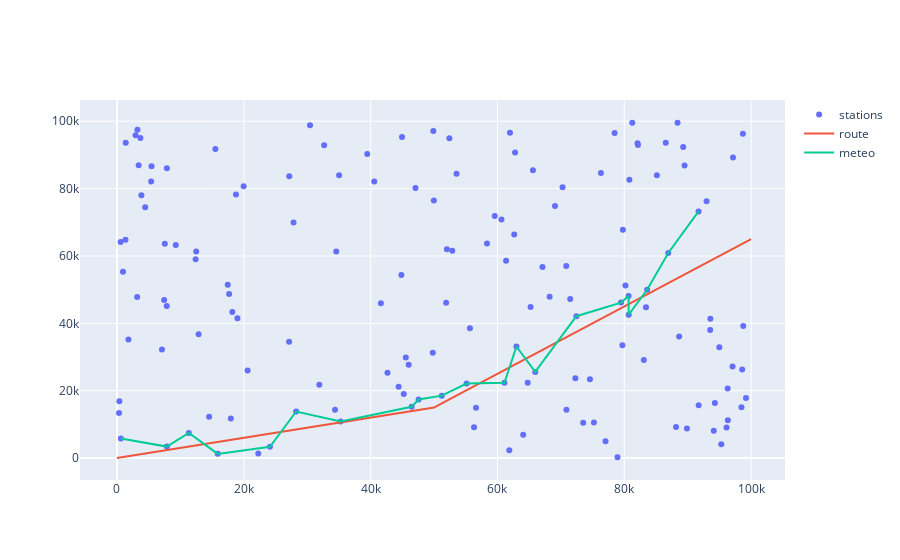

The code cell stored with this chart in its notebook:
### Code cell
fig = go.Figure()

# Add traces
fig.add_trace(go.Scatter(x=stations[:,0], y=stations[:,1],
                    mode='markers',
                    name='stations'))
fig.add_trace(go.Scatter(x=plane_route[:,0], y=plane_route[:,1],
                    mode='lines',
                    name='route'))
fig.add_trace(go.Scatter(x=path[:,0], y=path[:,1],
                    mode='lines',
                    name='meteo'))
